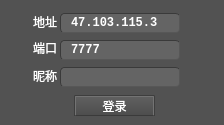
<?xml version="1.0" encoding="UTF-8"?>
<ui version="4.0">
 <class>Dialog</class>
 <widget class="QDialog" name="Dialog">
  <property name="geometry">
   <rect>
    <x>0</x>
    <y>0</y>
    <width>224</width>
    <height>125</height>
   </rect>
  </property>
  <property name="font">
   <font>
    <family>Consolas</family>
   </font>
  </property>
  <property name="windowTitle">
   <string>登录界面</string>
  </property>
  <property name="styleSheet">
   <string notr="true">/*
ElegantDark Style Sheet for QT Applications
Author: Jaime A. Quiroga P.
Company: GTRONICK
Last updated: 17/04/2018
Available at: https://github.com/GTRONICK/QSS/blob/master/ElegantDark.qss
*/
QMainWindow {
	background-color:rgb(82, 82, 82);
color: rgb(85, 170, 127);
}
QDialog {
	background-color:rgb(82, 82, 82);
}
QTextEdit {
	background-color:rgb(42, 42, 42);
	color: rgb(85, 170, 127);

}
QPushButton{
	border-style: outset;
	border-width: 2px;
	border-top-color: qlineargradient(spread:pad, x1:0.5, y1:0.6, x2:0.5, y2:0.4, stop:0 rgba(115, 115, 115, 255), stop:1 rgba(62, 62, 62, 255));
	border-right-color: qlineargradient(spread:pad, x1:0.4, y1:0.5, x2:0.6, y2:0.5, stop:0 rgba(115, 115, 115, 255), stop:1 rgba(62, 62, 62, 255));
	border-left-color: qlineargradient(spread:pad, x1:0.6, y1:0.5, x2:0.4, y2:0.5, stop:0 rgba(115, 115, 115, 255), stop:1 rgba(62, 62, 62, 255));
	border-bottom-color: rgb(58, 58, 58);
	border-bottom-width: 1px;
	border-style: solid;
	color: rgb(255, 255, 255);
	padding: 2px;
	background-color: qlineargradient(spread:pad, x1:0.5, y1:1, x2:0.5, y2:0, stop:0 rgba(77, 77, 77, 255), stop:1 rgba(97, 97, 97, 255));
}
QPushButton:hover{
	border-style: outset;
	border-width: 2px;
	border-top-color: qlineargradient(spread:pad, x1:0.5, y1:0.6, x2:0.5, y2:0.4, stop:0 rgba(180, 180, 180, 255), stop:1 rgba(110, 110, 110, 255));
	border-right-color: qlineargradient(spread:pad, x1:0.4, y1:0.5, x2:0.6, y2:0.5, stop:0 rgba(180, 180, 180, 255), stop:1 rgba(110, 110, 110, 255));
	border-left-color: qlineargradient(spread:pad, x1:0.6, y1:0.5, x2:0.4, y2:0.5, stop:0 rgba(180, 180, 180, 255), stop:1 rgba(110, 110, 110, 255));
	border-bottom-color: rgb(115, 115, 115);
	border-bottom-width: 1px;
	border-style: solid;
	color: rgb(255, 255, 255);
	padding: 2px;
	background-color: qlineargradient(spread:pad, x1:0.5, y1:1, x2:0.5, y2:0, stop:0 rgba(107, 107, 107, 255), stop:1 rgba(157, 157, 157, 255));
}
QPushButton:pressed{
	border-style: outset;
	border-width: 2px;
	border-top-color: qlineargradient(spread:pad, x1:0.5, y1:0.6, x2:0.5, y2:0.4, stop:0 rgba(62, 62, 62, 255), stop:1 rgba(22, 22, 22, 255));
	border-right-color: qlineargradient(spread:pad, x1:0.4, y1:0.5, x2:0.6, y2:0.5, stop:0 rgba(115, 115, 115, 255), stop:1 rgba(62, 62, 62, 255));
	border-left-color: qlineargradient(spread:pad, x1:0.6, y1:0.5, x2:0.4, y2:0.5, stop:0 rgba(115, 115, 115, 255), stop:1 rgba(62, 62, 62, 255));
	border-bottom-color: rgb(58, 58, 58);
	border-bottom-width: 1px;
	border-style: solid;
	color: rgb(255, 255, 255);
	padding: 2px;
	background-color: qlineargradient(spread:pad, x1:0.5, y1:1, x2:0.5, y2:0, stop:0 rgba(77, 77, 77, 255), stop:1 rgba(97, 97, 97, 255));
}
QPushButton:disabled{
	border-style: outset;
	border-width: 2px;
	border-top-color: qlineargradient(spread:pad, x1:0.5, y1:0.6, x2:0.5, y2:0.4, stop:0 rgba(115, 115, 115, 255), stop:1 rgba(62, 62, 62, 255));
	border-right-color: qlineargradient(spread:pad, x1:0.4, y1:0.5, x2:0.6, y2:0.5, stop:0 rgba(115, 115, 115, 255), stop:1 rgba(62, 62, 62, 255));
	border-left-color: qlineargradient(spread:pad, x1:0.6, y1:0.5, x2:0.4, y2:0.5, stop:0 rgba(115, 115, 115, 255), stop:1 rgba(62, 62, 62, 255));
	border-bottom-color: rgb(58, 58, 58);
	border-bottom-width: 1px;
	border-style: solid;
	color: rgb(0, 0, 0);
	padding: 2px;
	background-color: qlineargradient(spread:pad, x1:0.5, y1:1, x2:0.5, y2:0, stop:0 rgba(57, 57, 57, 255), stop:1 rgba(77, 77, 77, 255));
}
QLineEdit {
	border-width: 1px; border-radius: 4px;
	border-color: rgb(58, 58, 58);
	border-style: inset;
	padding: 0 8px;
	color: rgb(255, 255, 255);
	background:rgb(100, 100, 100);
	selection-background-color: rgb(187, 187, 187);
	selection-color: rgb(60, 63, 65);
}
QLabel {
	color:rgb(255,255,255);	
}
QProgressBar {
	text-align: center;
	color: rgb(240, 240, 240);
	border-width: 1px; 
	border-radius: 10px;
	border-color: rgb(58, 58, 58);
	border-style: inset;
	background-color:rgb(77,77,77);
}
QProgressBar::chunk {
	background-color: qlineargradient(spread:pad, x1:0.5, y1:0.7, x2:0.5, y2:0.3, stop:0 rgba(87, 97, 106, 255), stop:1 rgba(93, 103, 113, 255));
	border-radius: 5px;
}
QMenuBar {
	background:rgb(82, 82, 82);
}
QMenuBar::item {
	color:rgb(223,219,210);
	spacing: 3px;
	padding: 1px 4px;
	background: transparent;
}

QMenuBar::item:selected {
	background:rgb(115, 115, 115);
}
QMenu::item:selected {
	color:rgb(255,255,255);
	border-width:2px;
	border-style:solid;
	padding-left:18px;
	padding-right:8px;
	padding-top:2px;
	padding-bottom:3px;
	background:qlineargradient(spread:pad, x1:0.5, y1:0.7, x2:0.5, y2:0.3, stop:0 rgba(87, 97, 106, 255), stop:1 rgba(93, 103, 113, 255));
	border-top-color: qlineargradient(spread:pad, x1:0.5, y1:0.6, x2:0.5, y2:0.4, stop:0 rgba(115, 115, 115, 255), stop:1 rgba(62, 62, 62, 255));
	border-right-color: qlineargradient(spread:pad, x1:0.4, y1:0.5, x2:0.6, y2:0.5, stop:0 rgba(115, 115, 115, 255), stop:1 rgba(62, 62, 62, 255));
	border-left-color: qlineargradient(spread:pad, x1:0.6, y1:0.5, x2:0.4, y2:0.5, stop:0 rgba(115, 115, 115, 255), stop:1 rgba(62, 62, 62, 255));
	border-bottom-color: rgb(58, 58, 58);
	border-bottom-width: 1px;
}
QMenu::item {
	color:rgb(223,219,210);
	background-color:rgb(78,78,78);
	padding-left:20px;
	padding-top:4px;
	padding-bottom:4px;
	padding-right:10px;
}
QMenu{
	background-color:rgb(78,78,78);
}
QTabWidget {
	color:rgb(0,0,0);
	background-color:rgb(247,246,246);
}
QTabWidget::pane {
		border-color: rgb(77,77,77);
		background-color:rgb(101,101,101);
		border-style: solid;
		border-width: 1px;
    	border-radius: 6px;
}
QTabBar::tab {
	padding:2px;
	color:rgb(250,250,250);
  	background-color: qlineargradient(spread:pad, x1:0.5, y1:1, x2:0.5, y2:0, stop:0 rgba(77, 77, 77, 255), stop:1 rgba(97, 97, 97, 255));
	border-style: solid;
	border-width: 2px;
  	border-top-right-radius:4px;
   border-top-left-radius:4px;
	border-top-color: qlineargradient(spread:pad, x1:0.5, y1:0.6, x2:0.5, y2:0.4, stop:0 rgba(115, 115, 115, 255), stop:1 rgba(95, 92, 93, 255));
	border-right-color: qlineargradient(spread:pad, x1:0.4, y1:0.5, x2:0.6, y2:0.5, stop:0 rgba(115, 115, 115, 255), stop:1 rgba(95, 92, 93, 255));
	border-left-color: qlineargradient(spread:pad, x1:0.6, y1:0.5, x2:0.4, y2:0.5, stop:0 rgba(115, 115, 115, 255), stop:1 rgba(95, 92, 93, 255));
	border-bottom-color: rgb(101,101,101);
}
QTabBar::tab:selected, QTabBar::tab:last:selected, QTabBar::tab:hover {
  	background-color:rgb(101,101,101);
  	margin-left: 0px;
  	margin-right: 1px;
}
QTabBar::tab:!selected {
    	margin-top: 1px;
		margin-right: 1px;
}
QCheckBox {
	color:rgb(223,219,210);
	padding: 2px;
}
QCheckBox:hover {
	border-radius:4px;
	border-style:solid;
	padding-left: 1px;
	padding-right: 1px;
	padding-bottom: 1px;
	padding-top: 1px;
	border-width:1px;
	border-color: rgb(87, 97, 106);
	background-color:qlineargradient(spread:pad, x1:0.5, y1:0.7, x2:0.5, y2:0.3, stop:0 rgba(87, 97, 106, 150), stop:1 rgba(93, 103, 113, 150));
}
QCheckBox::indicator:checked {
	border-radius:4px;
	border-style:solid;
	border-width:1px;
	border-color: rgb(180,180,180);
  	background-color:qlineargradient(spread:pad, x1:0.5, y1:0.7, x2:0.5, y2:0.3, stop:0 rgba(87, 97, 106, 255), stop:1 rgba(93, 103, 113, 255));
}
QCheckBox::indicator:unchecked {
	border-radius:4px;
	border-style:solid;
	border-width:1px;
	border-color: rgb(87, 97, 106);
  	background-color:rgb(255,255,255);
}
QStatusBar {
	color:rgb(240,240,240);
}</string>
  </property>
  <widget class="QLabel" name="label">
   <property name="geometry">
    <rect>
     <x>33</x>
     <y>13</y>
     <width>24</width>
     <height>17</height>
    </rect>
   </property>
   <property name="font">
    <font>
     <family>微软雅黑</family>
     <weight>50</weight>
     <italic>false</italic>
     <bold>false</bold>
    </font>
   </property>
   <property name="styleSheet">
    <string notr="true">font : rgb(191, 193, 194)</string>
   </property>
   <property name="text">
    <string>&lt;html&gt;&lt;head/&gt;&lt;body&gt;&lt;p&gt;地址&lt;/p&gt;&lt;/body&gt;&lt;/html&gt;</string>
   </property>
   <property name="textFormat">
    <enum>Qt::AutoText</enum>
   </property>
  </widget>
  <widget class="QLabel" name="label_2">
   <property name="geometry">
    <rect>
     <x>33</x>
     <y>39</y>
     <width>24</width>
     <height>17</height>
    </rect>
   </property>
   <property name="font">
    <font>
     <family>微软雅黑</family>
    </font>
   </property>
   <property name="text">
    <string>&lt;html&gt;&lt;head/&gt;&lt;body&gt;&lt;p&gt;端口&lt;/p&gt;&lt;/body&gt;&lt;/html&gt;</string>
   </property>
   <property name="textFormat">
    <enum>Qt::AutoText</enum>
   </property>
  </widget>
  <widget class="QLineEdit" name="lineEdit">
   <property name="geometry">
    <rect>
     <x>60</x>
     <y>13</y>
     <width>120</width>
     <height>20</height>
    </rect>
   </property>
   <property name="font">
    <font>
     <family>Consolas</family>
     <weight>75</weight>
     <bold>true</bold>
    </font>
   </property>
   <property name="text">
    <string>47.103.115.3</string>
   </property>
  </widget>
  <widget class="QLineEdit" name="lineEdit_2">
   <property name="geometry">
    <rect>
     <x>60</x>
     <y>40</y>
     <width>120</width>
     <height>20</height>
    </rect>
   </property>
   <property name="font">
    <font>
     <family>Consolas</family>
     <weight>75</weight>
     <bold>true</bold>
    </font>
   </property>
   <property name="text">
    <string>7777</string>
   </property>
  </widget>
  <widget class="QPushButton" name="pushButton">
   <property name="geometry">
    <rect>
     <x>74</x>
     <y>95</y>
     <width>81</width>
     <height>21</height>
    </rect>
   </property>
   <property name="text">
    <string>登录</string>
   </property>
  </widget>
  <widget class="QLabel" name="label_3">
   <property name="geometry">
    <rect>
     <x>33</x>
     <y>67</y>
     <width>27</width>
     <height>17</height>
    </rect>
   </property>
   <property name="palette">
    <palette>
     <active>
      <colorrole role="WindowText">
       <brush brushstyle="SolidPattern">
        <color alpha="255">
         <red>255</red>
         <green>255</green>
         <blue>255</blue>
        </color>
       </brush>
      </colorrole>
      <colorrole role="Text">
       <brush brushstyle="SolidPattern">
        <color alpha="255">
         <red>255</red>
         <green>255</green>
         <blue>255</blue>
        </color>
       </brush>
      </colorrole>
      <colorrole role="ButtonText">
       <brush brushstyle="SolidPattern">
        <color alpha="255">
         <red>255</red>
         <green>255</green>
         <blue>255</blue>
        </color>
       </brush>
      </colorrole>
      <colorrole role="PlaceholderText">
       <brush brushstyle="SolidPattern">
        <color alpha="128">
         <red>190</red>
         <green>192</green>
         <blue>193</blue>
        </color>
       </brush>
      </colorrole>
     </active>
     <inactive>
      <colorrole role="WindowText">
       <brush brushstyle="SolidPattern">
        <color alpha="255">
         <red>255</red>
         <green>255</green>
         <blue>255</blue>
        </color>
       </brush>
      </colorrole>
      <colorrole role="Text">
       <brush brushstyle="SolidPattern">
        <color alpha="255">
         <red>255</red>
         <green>255</green>
         <blue>255</blue>
        </color>
       </brush>
      </colorrole>
      <colorrole role="ButtonText">
       <brush brushstyle="SolidPattern">
        <color alpha="255">
         <red>255</red>
         <green>255</green>
         <blue>255</blue>
        </color>
       </brush>
      </colorrole>
      <colorrole role="PlaceholderText">
       <brush brushstyle="SolidPattern">
        <color alpha="128">
         <red>190</red>
         <green>192</green>
         <blue>193</blue>
        </color>
       </brush>
      </colorrole>
     </inactive>
     <disabled>
      <colorrole role="WindowText">
       <brush brushstyle="SolidPattern">
        <color alpha="255">
         <red>255</red>
         <green>255</green>
         <blue>255</blue>
        </color>
       </brush>
      </colorrole>
      <colorrole role="Text">
       <brush brushstyle="SolidPattern">
        <color alpha="255">
         <red>255</red>
         <green>255</green>
         <blue>255</blue>
        </color>
       </brush>
      </colorrole>
      <colorrole role="ButtonText">
       <brush brushstyle="SolidPattern">
        <color alpha="255">
         <red>255</red>
         <green>255</green>
         <blue>255</blue>
        </color>
       </brush>
      </colorrole>
      <colorrole role="PlaceholderText">
       <brush brushstyle="SolidPattern">
        <color alpha="128">
         <red>208</red>
         <green>208</green>
         <blue>208</blue>
        </color>
       </brush>
      </colorrole>
     </disabled>
    </palette>
   </property>
   <property name="font">
    <font>
     <family>微软雅黑</family>
    </font>
   </property>
   <property name="text">
    <string>&lt;html&gt;&lt;head/&gt;&lt;body&gt;&lt;p&gt;&lt;span style=&quot; color:#ffffff;&quot;&gt;昵称&lt;/span&gt;&lt;/p&gt;&lt;/body&gt;&lt;/html&gt;</string>
   </property>
   <property name="textFormat">
    <enum>Qt::AutoText</enum>
   </property>
  </widget>
  <widget class="QLineEdit" name="lineEdit_3">
   <property name="geometry">
    <rect>
     <x>60</x>
     <y>67</y>
     <width>120</width>
     <height>20</height>
    </rect>
   </property>
   <property name="text">
    <string/>
   </property>
  </widget>
 </widget>
 <resources/>
 <connections/>
</ui>
